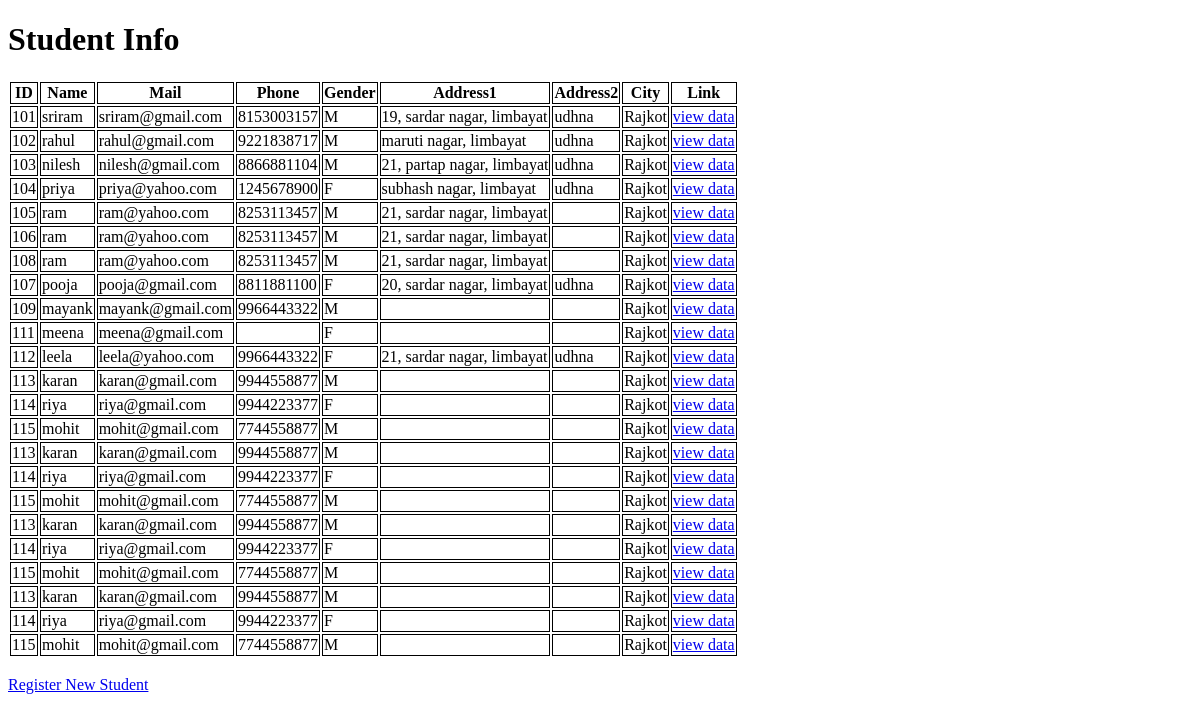
Page /app1/stud/ on the earlier database version.
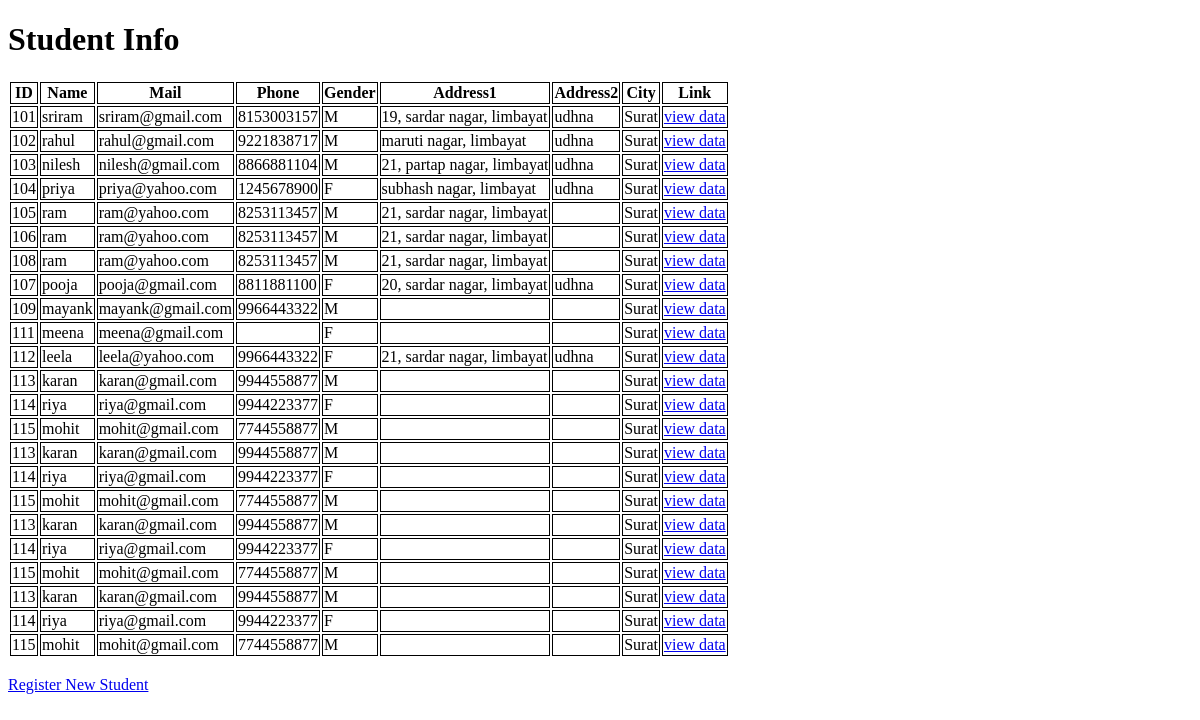
Same page on the later database version.
### app1/models.py (models this page shows, shortened)
class student_data(models.Model):
    uid = models.IntegerField()
    name = models.CharField(max_length=25)
    mail = models.EmailField(max_length=30)
    phone = models.CharField(max_length=10)
    link = models.URLField(max_length=100,blank=True)
    add1 = models.CharField(max_length=50,blank=True)
    add2 = models.CharField(max_length=50,blank=True)
    city = models.CharField(max_length=10)
    GENDER_CHOICES = [('M','Male'),('F','Female')]
    gender = models.CharField(max_length=1,choices=GENDER_CHOICES,default='M')
    hobby1 = models.BooleanField('reading_books',default=False)
    hobby2 = models.BooleanField('travelling',default=False)
    hobby3 = models.BooleanField('listening_music',default=False)
    hobby4 = models.BooleanField('coding',default=False)
    hobby5 = models.BooleanField('sports',default=False)

### app1/views.py (the view)
# urls.py: path('stud/',views.student_detail),
def student_detail(request):
    std_details = student_data.objects.all()
    print('operation performed successfully')
    return render(request,'app1_templates/student_details.html',{'stud_details':std_details})

### app1/templates/app1_templates/student_details.html (shortened to what this page needs)
<!DOCTYPE html>
<html>
    <head>
    </head>
    <body>
        <h1>Student Info</h1>
        {% if stud_details %}
        <table>
            <tr>
                <th>ID</th>
                <th>Name</th>
                <th>Mail</th>
                <th>Phone</th>
                <th>Gender</th>
                <th>Address1</th>
                <th>Address2</th>
                <th>City</th>
                <th>Link</th>
            </tr>
            {% for st in stud_details %}
            <tr>
                <td>{{st.uid}}</td>
                <td>{{st.name}}</td>
                <td>{{st.mail}}</td>
                <td>{{st.phone}}</td>
                <td>{{st.gender}}</td>
                <td>{{st.add1}}</td>
                <td>{{st.add2}}</td>
                <td>{{st.city}}</td>
                <td><a href="{% url 'std_detail' st.uid %}">view data</a></td>
            </tr>
            {% endfor %}
        </table>
        <br>
        <a href="/app2/register/">Register New Student</a>
        {% else %}
            <h3>No Data Available</h3>
        {% endif %}
    </body>
</html>

Differences in the rows shown:
changed student_data "sriram": city "Rajkot" → "Surat"
changed student_data "rahul": city "Rajkot" → "Surat"
changed student_data "nilesh": city "Rajkot" → "Surat"
changed student_data "priya": city "Rajkot" → "Surat"
changed student_data (number 5 of 23 on the later page): city "Rajkot" → "Surat"
changed student_data (number 6 of 23 on the later page): city "Rajkot" → "Surat"
changed student_data (number 7 of 23 on the later page): city "Rajkot" → "Surat"
changed student_data "pooja": city "Rajkot" → "Surat"
changed student_data "mayank": city "Rajkot" → "Surat"
changed student_data "meena": city "Rajkot" → "Surat"
changed student_data "leela": city "Rajkot" → "Surat"
changed student_data (number 12 of 23 on the later page): city "Rajkot" → "Surat"
changed student_data (number 13 of 23 on the later page): city "Rajkot" → "Surat"
changed student_data (number 14 of 23 on the later page): city "Rajkot" → "Surat"
changed student_data (number 15 of 23 on the later page): city "Rajkot" → "Surat"
changed student_data (number 16 of 23 on the later page): city "Rajkot" → "Surat"
changed student_data (number 17 of 23 on the later page): city "Rajkot" → "Surat"
changed student_data (number 18 of 23 on the later page): city "Rajkot" → "Surat"
changed student_data (number 19 of 23 on the later page): city "Rajkot" → "Surat"
changed student_data (number 20 of 23 on the later page): city "Rajkot" → "Surat"
changed student_data (number 21 of 23 on the later page): city "Rajkot" → "Surat"
changed student_data (number 22 of 23 on the later page): city "Rajkot" → "Surat"
changed student_data (number 23 of 23 on the later page): city "Rajkot" → "Surat"
